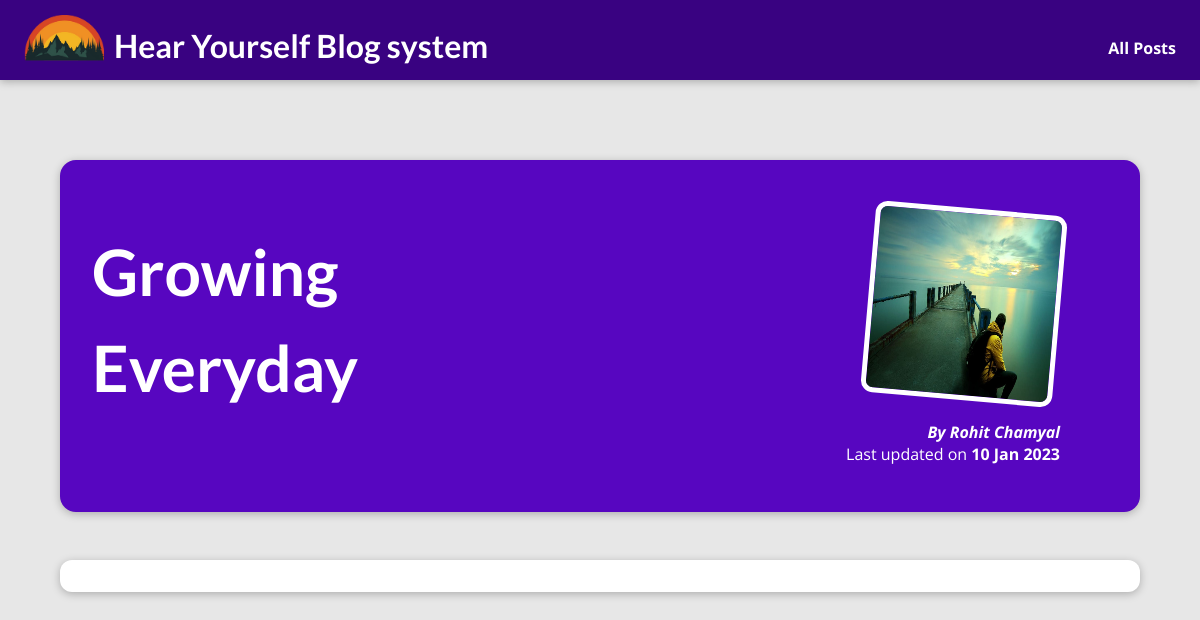
The app's page /posts/Growing-everyday with its own data.
### blog/models.py (models this page shows, shortened)
class addPost(models.Model):
    slug = models.CharField(max_length=30, null=True)
    image = models.CharField(max_length=15, null=True)
    author = models.CharField(max_length=15, null=True)
    date = models.DateField(("Date"), default=date.today)
    title =models.CharField(max_length=50, null=True)
    shortContent = models.TextField(null=True)
    content = tinymce_models.HTMLField()

### blog/views.py (the view)
# urls.py: path("posts/<slug:slug>", views.post_detail,  name="post-detail-page"),
def post_detail(request,slug):
    getPost= addPost.objects.get(slug = slug)
    return render(request,"blog/post-detail.html", {
        "post": getPost
    })

### blog/templates/blog/post-detail.html (shortened to what this page needs)
{% extends "base.html" %} {% load static %}  {% block css_files %}
<link rel="stylesheet" href="{% static 'blog/post-detail.css' %}" />
{% endblock %} {% block content %}
<section id="summary">
  <h2>{{ post.title }}</h2>
  <article>
    <img
      src="{% static 'blog/images/' %}{{post.image}}"
      alt="{{ post.title }}"
    />
    <address>By {{ post.author }}</address>
    <div>Last updated on <time> {{ post.date | date:"d M Y" }}</time></div>
  </article>
</section>
<main>{{ post.content|safe }}</main>
{% endblock %}

### static/app.css (style rules this page uses)
* { box-sizing: border-box; }
html { font-family: 'Open Sans', 'Lato', sans-serif; }
body { margin: 0; }
body { background-color: #e7e7e7; }
h1, h2, h3 { font-family: 'Lato', sans-serif; font-weight: bold; }

### blog/static/blog/post-detail.css (style rules this page uses)
body { background-color: #e7e7e7; }
#summary { margin: 10rem auto 3rem auto; padding: 2rem; width: 90%; max-width: 90rem; border-radius: 16px; background-color: #5706c0; position: relative; box-shadow: 0 2px 8px rgba(0, 0, 0, 0.25); height: 22rem; }
#summary h2 { color: white; margin: 2rem auto 0 auto; font-size: 4.0rem; line-height: 1.5em; float: left; width: 50%; }
#summary article { position: absolute; top: 2rem; right: 3rem; padding: 1rem 2rem; border-radius: 12px; text-align: right; color: white; }
#summary article img { width: 12rem; height: 12rem; border-radius: 12px; transform: rotateZ(5deg); border: 5px solid white; margin-bottom: 1rem; }
#summary address { font-weight: bold; }
#summary time { font-weight: bold; }
main { width: 90%; max-width: 90rem; margin: 3rem auto; background-color: white; padding: 1rem; border-radius: 12px; box-shadow: 0 2px 8px rgba(0, 0, 0, 0.25); font-size: 1.1rem; }

### records on screen
addPost: title "Growing Everyday", image (picture), author "Rohit Chamyal", date "10 Jan 2023"
